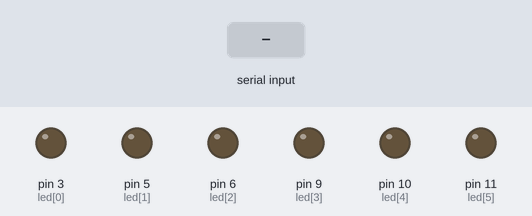
The sketch below on a simulated Arduino Uno, built with avr-gcc and run on an emulated ATmega328P. On the bench: output pins drawn as LEDs (lit = HIGH). Inputs (shaded band) come from the test bench.

Above: at 1.2 s.
1.3 s: byte 30 received over Serial
At 1.7 s:
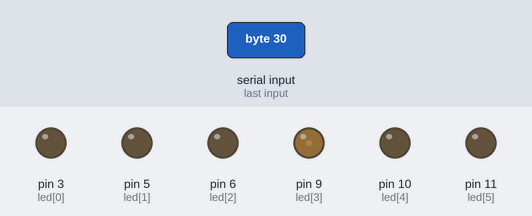
2.8 s: byte 90 received over Serial
At 4.0 s:
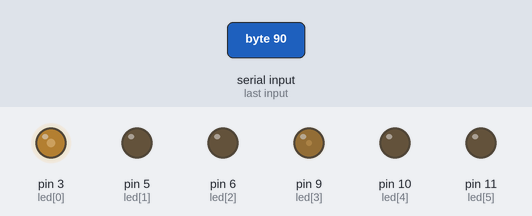
4.3 s: byte 120 received over Serial
At 5.2 s:
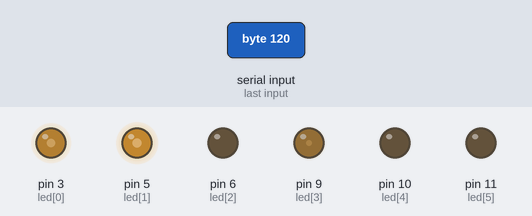
5.8 s: byte 30 received over Serial
At 6.3 s:
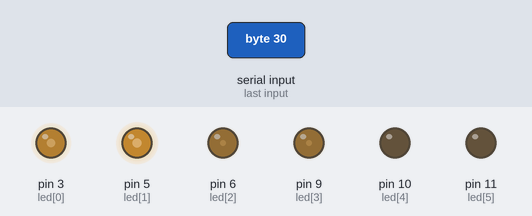
7.3 s: byte 90 received over Serial
At 8.5 s:
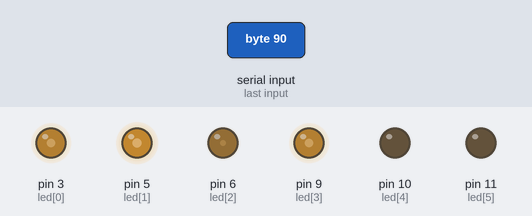
8.8 s: byte 120 received over Serial
At 9.8 s:
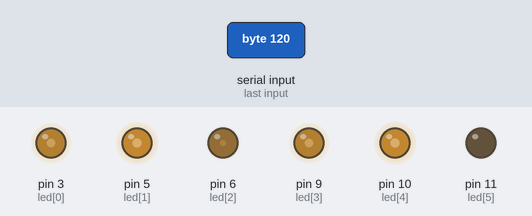
Timing chart, 0 to 11.3 s (numbered marks = the images above; inputs shaded):
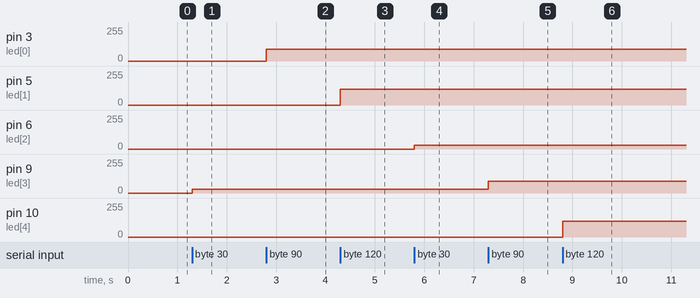

The sketch:

led-controller.ino
```cpp
int byteRecibido = 0, i = 0;
int led[6] = {3,5,6,9,10,11};

void setup()
{
  Serial.begin(115200);
  for(i = 0; i < 6; i++)
    pinMode(led[i], OUTPUT);
}

void loop()
{
  if (Serial.available() > 0)
  {
    byteRecibido = Serial.read();
    analogWrite(led[i],byteRecibido);
    i++;
    if(i > 5) i = 0;
    //delay(1);
  }
}
```

Measured:
- after the input at 1.3 s, pin 9 (led[3]): 0/255 → 30/255 at once
- after the input at 2.8 s, pin 3 (led[0]): 0/255 → 90/255 at once
- after the input at 4.3 s, pin 5 (led[1]): 0/255 → 120/255 at once
- after the input at 5.8 s, pin 6 (led[2]): 0/255 → 30/255 at once
- after the input at 7.3 s, pin 9 (led[3]): 30/255 → 90/255 at once
- after the input at 8.8 s, pin 10 (led[4]): 0/255 → 120/255 at once
